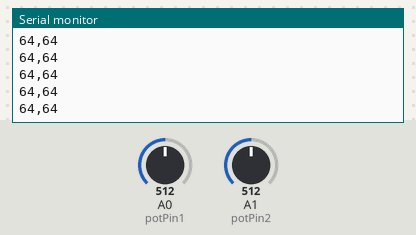
The sketch below on a simulated Arduino Uno, built with avr-gcc and run on an emulated ATmega328P. Parts: the last lines printed to the serial monitor. Inputs (shaded band) come from the test bench; at power-on: A0 (potPin1) = 512, A1 (potPin2) = 512.

Above: at 1.2 s.
1.3 s: A0 (potPin1) set to 716
At 2.4 s:
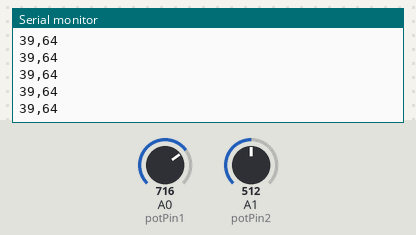
2.8 s: A1 (potPin2) set to 716
At 3.6 s:
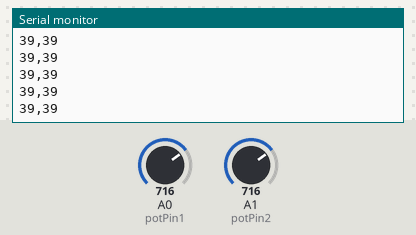
5.8 s: A0 (potPin1) set to 900
At 6.5 s:
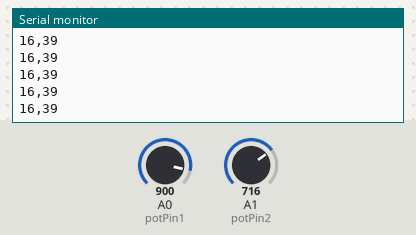
7.3 s: A1 (potPin2) set to 900
At 8.4 s:
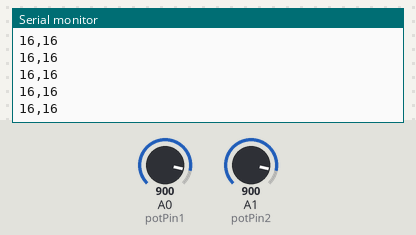
Timing chart, 0 to 9.8 s (numbered marks = the images above; inputs shaded):
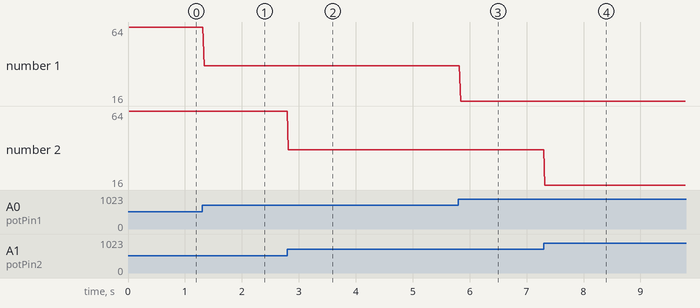

Measured:
- after the input at 1.3 s, the serial monitor: prints a new line at once (image 1)
- after the input at 2.8 s, the serial monitor: prints a new line at once (image 2)
- after the input at 5.8 s, the serial monitor: prints a new line at once (image 3)
- after the input at 7.3 s, the serial monitor: prints a new line at once (image 4)
- plotted number 1: 64 → 39 after the input at 1.3 s, 39 → 16 after the input at 5.8 s

The sketch:

etch_a_sketch_arduino.ino
```cpp
const int potPin1 = A0;
const int potPin2 = A1;

void setup(){
  Serial.begin(9600);
}

void loop(){
  int potVal1 = analogRead(potPin1); // read potentiometer value
  potVal1 = map(potVal1, 0, 1023, 127, 0);
  delay(20);
  int potVal2 = analogRead(potPin2); // read potentiometer value
  potVal2 = map(potVal2, 0, 1023, 127, 0);
  // Send the input
  Serial.print(potVal1); //output the value via serial
  Serial.print(",");
  Serial.print(potVal2); //output the value via serial
  Serial.print("\n");
}
```
